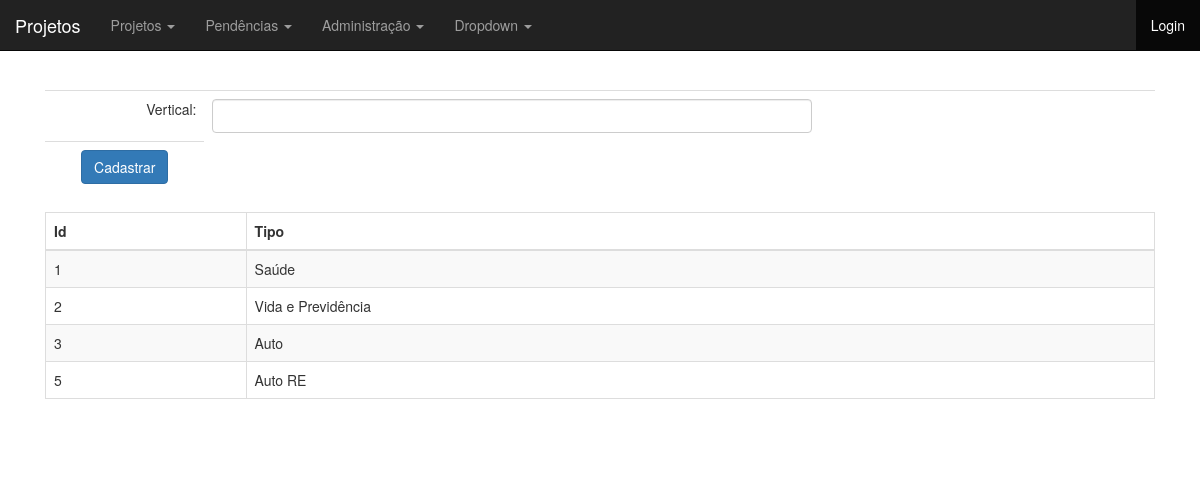
Page /vertical-formulario.php on the committed database.
### tables this page shows
CREATE TABLE `vertical` (
  `id` int(11) NOT NULL AUTO_INCREMENT,
  `vertical` varchar(255) NOT NULL,
  PRIMARY KEY (`id`)
);

### banco-vertical.php (called while the page is built, shortened)
<?php
function listaVertical($conexao){
	$verticais = array();
	$query = "select * from vertical";
	$resultado = mysqli_query($conexao, $query);
	while($vertical = mysqli_fetch_assoc($resultado)){
		array_push($verticais, $vertical);
	}
	return $verticais;
}

### vertical-formulario.php (the view)
<?php
include("cabecalho.php");
include("conecta.php");
include("banco-vertical.php");
?>
	<form action="adiciona-vertical.php" method="post">
		<table class="table">
			<tr>
				<td class="alinhamento-direita">Vertical:</td>
				<td><input class="form-control tamanho-gg" type="text" name="vertical" required=""></td>
			</tr>
			<tr>
				<td><input class="btn btn-primary" type="submit" value="Cadastrar"></td>
			</tr>
			</table>
	</form>
<?php
	$verticais = listaVertical($conexao);
?>
	<table class="table table-striped table-bordered alinhamento-esquerda">
	<thead class="alinhamento-centralizado">
		<th>Id</th>
		<th>Tipo</th>
	</thead>
	<?php
	foreach ($verticais as $vertical): ?>
		<tr>
			<td><?=$vertical['id'] ?></td>
			<td><?=$vertical['vertical'] ?></td>
		</tr>
	<?php
	endforeach
	?>
</table>
<?php include("rodape.php"); ?>

### css/projetos.css (style rules this page uses)
body { padding-top: 50px; }
.tamanho-gg { width:600px; }
.alinhamento-direita { text-align:right; }
.alinhamento-esquerda { text-align:left; }
.alinhamento-centralizado { text-align:center; }

### rows in the picture
vertical: id "1", vertical "Saúde"
vertical: id "2", vertical "Vida e Previdência"
vertical: id "3", vertical "Auto"
vertical: id "5", vertical "Auto RE"
